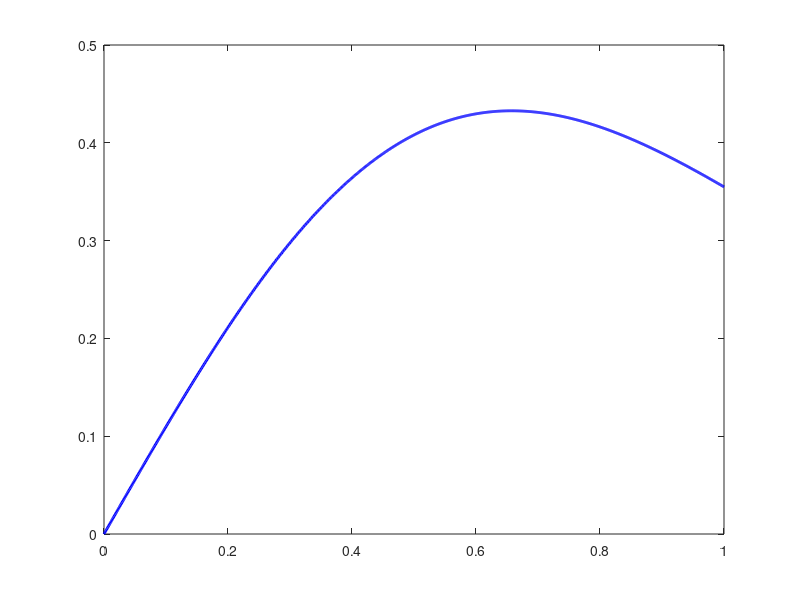

The MATLAB script that drew this image: (Note: this script raises an error after producing the figure.)
% Funzione g1(x)
g1 = @(x) (1 + exp(-x.^2)) ./ (x.^2 + 3);

% Derivata calcolata manualmente (già semplificata)
g1_deriv = @(x) ((x.^2 + 3) .* (-2 .* x .* exp(-x.^2)) - (1 + exp(-x.^2)) .* (2 .* x)) ./ (x.^2 + 3).^2;

% Valori di x su [0,1]
x_vals = linspace(0, 1, 1000);

% Valori del modulo della derivata
g1_deriv_vals = abs(g1_deriv(x_vals));

% Controllo se sempre < 1
if all(g1_deriv_vals < 1)
    disp('La derivata è sempre minore di 1 su [0,1]');
else
    disp('Attenzione: la derivata NON è sempre < 1 su [0,1]');
end

% Valore massimo
fprintf('Valore massimo di |g_1''(x)| su [0,1]: %.6f\n', max(g1_deriv_vals));

% Grafico
figure;
plot(x_vals, g1_deriv_vals, 'b', 'LineWidth', 2); hold on;
yline(1, '--r', 'LineWidth', 2);
xlabel('x'); ylabel('|g''_1(x)|');
title('Modulo della derivata di g_1(x)');
legend('|g_1''(x)|', 'y = 1');
grid on;
